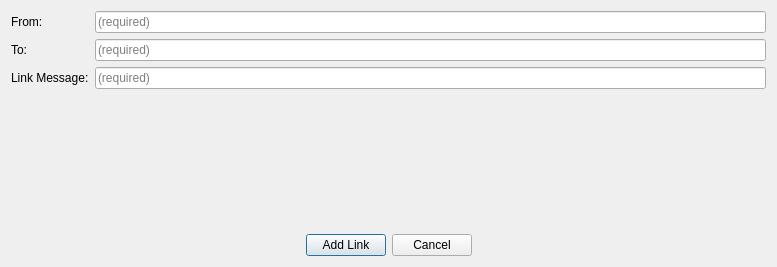
<?xml version="1.0" encoding="UTF-8"?>
<ui version="4.0">
 <class>BdapAddLinkDialog</class>
 <widget class="QDialog" name="BdapAddLinkDialog">
  <property name="geometry">
   <rect>
    <x>0</x>
    <y>0</y>
    <width>777</width>
    <height>267</height>
   </rect>
  </property>
  <property name="windowTitle">
   <string>BDAP Add New Link</string>
  </property>
  <layout class="QGridLayout" name="gridLayout">
   <item row="0" column="0">
    <layout class="QVBoxLayout" name="verticalLayout">
     <item>
      <layout class="QFormLayout" name="formLayout">
       <item row="0" column="0">
        <widget class="QLabel" name="label">
         <property name="text">
          <string>From:</string>
         </property>
        </widget>
       </item>
       <item row="1" column="0">
        <widget class="QLabel" name="label_2">
         <property name="text">
          <string>To:</string>
         </property>
        </widget>
       </item>
       <item row="2" column="0">
        <widget class="QLabel" name="label_3">
         <property name="text">
          <string>Link Message:</string>
         </property>
        </widget>
       </item>
       <item row="0" column="1">
        <widget class="QLineEdit" name="lineEditRequestor">
         <property name="placeholderText">
          <string>(required)</string>
         </property>
        </widget>
       </item>
       <item row="1" column="1">
        <widget class="QLineEdit" name="lineEditRecipient">
         <property name="placeholderText">
          <string>(required)</string>
         </property>
        </widget>
       </item>
       <item row="2" column="1">
        <widget class="QLineEdit" name="lineEditLinkMessage">
         <property name="placeholderText">
          <string>(required)</string>
         </property>
        </widget>
       </item>
      </layout>
     </item>
     <item>
      <spacer name="verticalSpacer">
       <property name="orientation">
        <enum>Qt::Vertical</enum>
       </property>
       <property name="sizeHint" stdset="0">
        <size>
         <width>20</width>
         <height>40</height>
        </size>
       </property>
      </spacer>
     </item>
     <item>
      <layout class="QHBoxLayout" name="horizontalLayout">
       <item>
        <spacer name="horizontalSpacer">
         <property name="orientation">
          <enum>Qt::Horizontal</enum>
         </property>
         <property name="sizeHint" stdset="0">
          <size>
           <width>40</width>
           <height>20</height>
          </size>
         </property>
        </spacer>
       </item>
       <item>
        <widget class="QPushButton" name="pushButtonAddLink">
         <property name="sizePolicy">
          <sizepolicy hsizetype="Fixed" vsizetype="Fixed">
           <horstretch>0</horstretch>
           <verstretch>0</verstretch>
          </sizepolicy>
         </property>
         <property name="text">
          <string>Add Link</string>
         </property>
         <property name="icon">
          <iconset resource="../credit.qrc">
           <normaloff>:/icons/add</normaloff>:/icons/add</iconset>
         </property>
        </widget>
       </item>
       <item>
        <widget class="QPushButton" name="pushButtonCancel">
         <property name="sizePolicy">
          <sizepolicy hsizetype="Fixed" vsizetype="Fixed">
           <horstretch>0</horstretch>
           <verstretch>0</verstretch>
          </sizepolicy>
         </property>
         <property name="text">
          <string>Cancel</string>
         </property>
         <property name="icon">
          <iconset resource="../credit.qrc">
           <normaloff>:/icons/transaction_conflicted</normaloff>:/icons/transaction_conflicted</iconset>
         </property>
        </widget>
       </item>
       <item>
        <spacer name="horizontalSpacer_2">
         <property name="orientation">
          <enum>Qt::Horizontal</enum>
         </property>
         <property name="sizeHint" stdset="0">
          <size>
           <width>40</width>
           <height>20</height>
          </size>
         </property>
        </spacer>
       </item>
      </layout>
     </item>
    </layout>
   </item>
  </layout>
 </widget>
 <resources>
  <include location="../credit.qrc"/>
 </resources>
 <connections/>
</ui>
